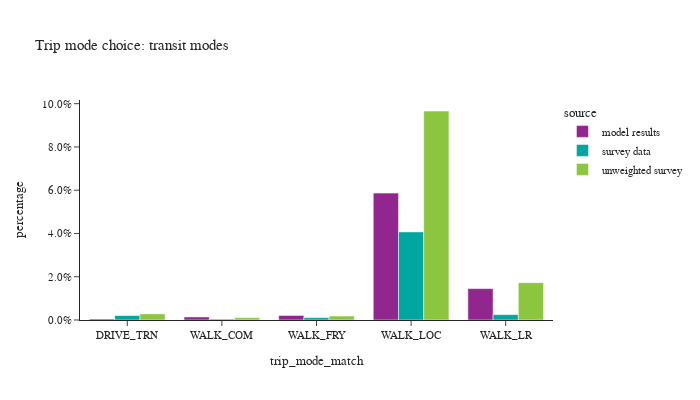

Notebook source saved alongside this figure:
### Code cell
# show only transit modes
df_plot = trip_data.groupby(['source','trip_mode_match'])['trip_weight_2017_2019'].sum().reset_index()
df_plot['percentage'] = df_plot.groupby(['source'], group_keys=False)['trip_weight_2017_2019']. \
    apply(lambda x: x / float(x.sum()))

fig = px.bar(df_plot.loc[df_plot['trip_mode_match'].isin(transit_modes)], x="trip_mode_match", y="percentage", color="source",barmode="group",
             title="Trip mode choice: transit modes")
fig.for_each_annotation(lambda a: a.update(text = a.text.split("=")[-1]))
fig.update_layout(height=400, width=700, yaxis=dict(tickformat=".1%"))
fig.show()

### Figure 1 — Plotly figure (JSON) as saved in the notebook; plotly's stock layout.template omitted (floating-point values rounded to 4 significant figures)
{"data": [{"alignmentgroup": "True", "hovertemplate": "source=model results<br>trip_mode_match=%{x}<br>percentage=%{y}<extra></extra>", "legendgroup": "model results", "marker": {"color": "#91268F", "pattern": {"shape": ""}}, "name": "model results", "offsetgroup": "model results", "orientation": "v", "showlegend": true, "textposition": "auto", "type": "bar", "x": ["DRIVE_TRN", "WALK_COM", "WALK_FRY", "WALK_LOC", "WALK_LR"], "xaxis": "x", "y": [0.0004684, 0.001405, 0.002092, 0.05866, 0.01452], "yaxis": "y"}, {"alignmentgroup": "True", "hovertemplate": "source=survey data<br>trip_mode_match=%{x}<br>percentage=%{y}<extra></extra>", "legendgroup": "survey data", "marker": {"color": "#00A7A0", "pattern": {"shape": ""}}, "name": "survey data", "offsetgroup": "survey data", "orientation": "v", "showlegend": true, "textposition": "auto", "type": "bar", "x": ["DRIVE_TRN", "WALK_COM", "WALK_FRY", "WALK_LOC", "WALK_LR"], "xaxis": "x", "y": [0.002056, 0.0004152, 0.001103, 0.04073, 0.002485], "yaxis": "y"}, {"alignmentgroup": "True", "hovertemplate": "source=unweighted survey<br>trip_mode_match=%{x}<br>percentage=%{y}<extra></extra>", "legendgroup": "unweighted survey", "marker": {"color": "#8CC63E", "pattern": {"shape": ""}}, "name": "unweighted survey", "offsetgroup": "unweighted survey", "orientation": "v", "showlegend": true, "textposition": "auto", "type": "bar", "x": ["DRIVE_TRN", "WALK_COM", "WALK_FRY", "WALK_LOC", "WALK_LR"], "xaxis": "x", "y": [0.002836, 0.001091, 0.001827, 0.09662, 0.01726], "yaxis": "y"}], "layout": {"barmode": "group", "height": 400, "legend": {"title": {"text": "source"}, "tracegroupgap": 0}, "title": {"text": "Trip mode choice: transit modes"}, "width": 700, "xaxis": {"anchor": "y", "domain": [0.0, 1.0], "title": {"text": "trip_mode_match"}}, "yaxis": {"anchor": "x", "domain": [0.0, 1.0], "tickformat": ".1%", "title": {"text": "percentage"}}}}
